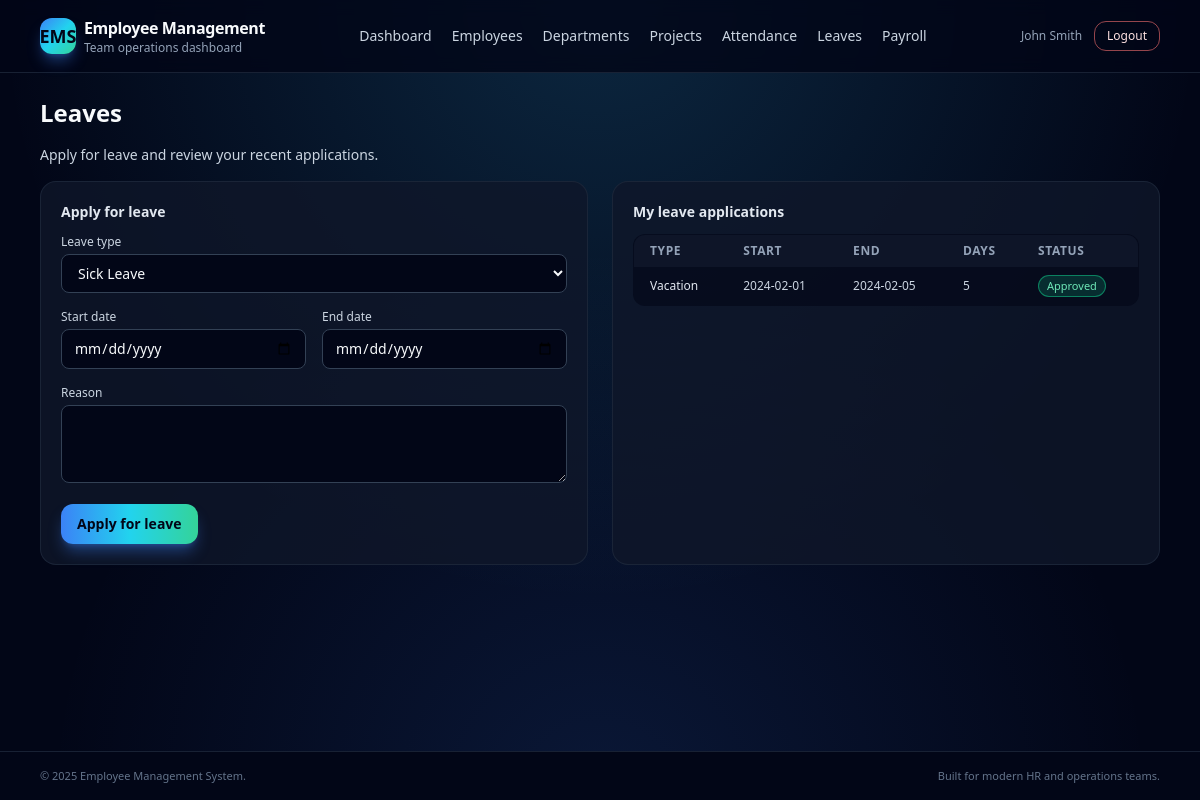
Page /pages/leaves.php (signed in) on the committed database.
### tables this page shows
CREATE TABLE IF NOT EXISTS `leaves` (
    `leave_id` INT AUTO_INCREMENT PRIMARY KEY,
    `employee_id` INT NOT NULL,
    `leave_type` ENUM('Sick', 'Vacation', 'Personal', 'Maternity', 'Paternity', 'Bereavement', 'Other') NOT NULL,
    `start_date` DATE NOT NULL,
    `end_date` DATE NOT NULL,
    `total_days` INT NOT NULL,
    `reason` TEXT,
    `status` ENUM('Pending', 'Approved', 'Rejected', 'Cancelled') DEFAULT 'Pending',
    `approved_by` INT NULL,
    `approved_date` TIMESTAMP NULL,
    `applied_date` TIMESTAMP DEFAULT CURRENT_TIMESTAMP,
    `notes` TEXT,
    FOREIGN KEY (`employee_id`) REFERENCES `employees`(`employee_id`) ON DELETE CASCADE,
    FOREIGN KEY (`approved_by`) REFERENCES `employees`(`employee_id`) ON DELETE SET NULL
);

### includes/functions.php (called while the page is built, shortened)
<?php
function h($string) {
    return htmlspecialchars($string, ENT_QUOTES, 'UTF-8');
}

### pages/leaves.php (the view, shortened to what this page needs)
<?php
require_once '../includes/header.php';
require_once '../config/db.php';
$leaves = $pdo->prepare("SELECT l.*, CONCAT(e.first_name, ' ', e.last_name) as approved_by_name
                        FROM leaves l
                        LEFT JOIN employees e ON l.approved_by = e.employee_id
                        WHERE l.employee_id = ?
                        ORDER BY l.applied_date DESC");
$leaves->execute([$_SESSION['employee_id']]);
$leave_applications = $leaves->fetchAll();
?>
<h2 class="text-2xl font-semibold mb-4">Leaves</h2>
<p class="text-sm text-slate-300 mb-4">Apply for leave and review your recent applications.</p>
<div class="grid grid-cols-1 md:grid-cols-2 gap-6">
  <div class="rounded-2xl border border-slate-800/80 bg-slate-900/80 p-5 text-sm text-slate-200">
    <h3 class="text-sm font-semibold mb-3">Apply for leave</h3>
    <form method="POST" class="space-y-4">
      <div>
        <label for="leave_type" class="block text-xs font-medium text-slate-300 mb-1">Leave type</label>
        <select id="leave_type" name="leave_type" required
                class="w-full rounded-lg border border-slate-700 bg-slate-950 px-3 py-2 text-sm text-slate-50 focus:outline-none focus:ring-2 focus:ring-cyan-400 focus:border-transparent">
          <option value="Sick">Sick Leave</option>
        </select>
      </div>
      <div class="grid grid-cols-1 sm:grid-cols-2 gap-4">
        <div>
          <label for="start_date" class="block text-xs font-medium text-slate-300 mb-1">Start date</label>
          <input type="date" id="start_date" name="start_date" required
                 class="w-full rounded-lg border border-slate-700 bg-slate-950 px-3 py-2 text-sm text-slate-50 focus:outline-none focus:ring-2 focus:ring-cyan-400 focus:border-transparent">
        </div>
        <div>
          <label for="end_date" class="block text-xs font-medium text-slate-300 mb-1">End date</label>
          <input type="date" id="end_date" name="end_date" required
                 class="w-full rounded-lg border border-slate-700 bg-slate-950 px-3 py-2 text-sm text-slate-50 focus:outline-none focus:ring-2 focus:ring-cyan-400 focus:border-transparent">
        </div>
      </div>
      <div>
        <label for="reason" class="block text-xs font-medium text-slate-300 mb-1">Reason</label>
        <textarea id="reason" name="reason" rows="3" required
                  class="w-full rounded-lg border border-slate-700 bg-slate-950 px-3 py-2 text-sm text-slate-50 placeholder:text-slate-500 focus:outline-none focus:ring-2 focus:ring-cyan-400 focus:border-transparent"></textarea>
      </div>
      <button type="submit" name="apply_leave"
              class="inline-flex items-center justify-center rounded-xl bg-gradient-to-r from-blue-500 via-cyan-400 to-emerald-400 px-4 py-2.5 text-sm font-semibold text-slate-950 shadow-lg shadow-blue-500/40 hover:shadow-blue-400/60 hover:translate-y-[1px] transition-all">
        Apply for leave
      </button>
    </form>
  </div>
  <div class="rounded-2xl border border-slate-800/80 bg-slate-900/80 p-5 text-sm text-slate-200">
    <h3 class="text-sm font-semibold mb-3">My leave applications</h3>
    <?php if (!$leave_applications): ?>
      <p class="text-xs text-slate-400">You haven't applied for any leave yet.</p>
    <?php else: ?>
      <div class="overflow-x-auto">
        <table class="min-w-full text-xs text-left border border-slate-800/80 bg-slate-950/60 rounded-xl overflow-hidden">
          <thead class="bg-slate-900/90">
            <tr>
              <th class="px-4 py-2 font-semibold text-slate-400 uppercase tracking-wider">Type</th>
              <th class="px-4 py-2 font-semibold text-slate-400 uppercase tracking-wider">Start</th>
              <th class="px-4 py-2 font-semibold text-slate-400 uppercase tracking-wider">End</th>
              <th class="px-4 py-2 font-semibold text-slate-400 uppercase tracking-wider">Days</th>
              <th class="px-4 py-2 font-semibold text-slate-400 uppercase tracking-wider">Status</th>
            </tr>
          </thead>
          <tbody class="divide-y divide-slate-800/80">
            <?php foreach ($leave_applications as $leave): ?>
            <tr class="hover:bg-slate-900/80 transition-colors">
              <td class="px-4 py-2 text-slate-200"><?= h($leave['leave_type']) ?></td>
              <td class="px-4 py-2 text-slate-300"><?= h($leave['start_date']) ?></td>
              <td class="px-4 py-2 text-slate-300"><?= h($leave['end_date']) ?></td>
              <td class="px-4 py-2 text-slate-300"><?= h($leave['total_days']) ?></td>
              <td class="px-4 py-2">
                <?php
                  $status = $leave['status'];
                  $badgeClass = $status === 'Approved' ? 'bg-emerald-500/20 text-emerald-300 border-emerald-500/60'
                              : ($status === 'Pending' ? 'bg-amber-500/20 text-amber-300 border-amber-500/60'
                              : 'bg-rose-500/20 text-rose-300 border-rose-500/60');
                ?>
                <span class="inline-flex items-center rounded-full border px-2 py-0.5 text-[11px] font-medium <?= $badgeClass ?>">
                  <?= h($status) ?>
                </span>
              </td>
            </tr>
            <?php endforeach; ?>
          </tbody>
        </table>
      </div>
    <?php endif; ?>
  </div>
</div>
<?php require_once '../includes/footer.php'; ?>

### rows in the picture
leaves: leave_type "Vacation", start_date "2024-02-01", end_date "2024-02-05", total_days "5", status "Approved"

### other values in the picture
$_SESSION['name'] "John Smith"
